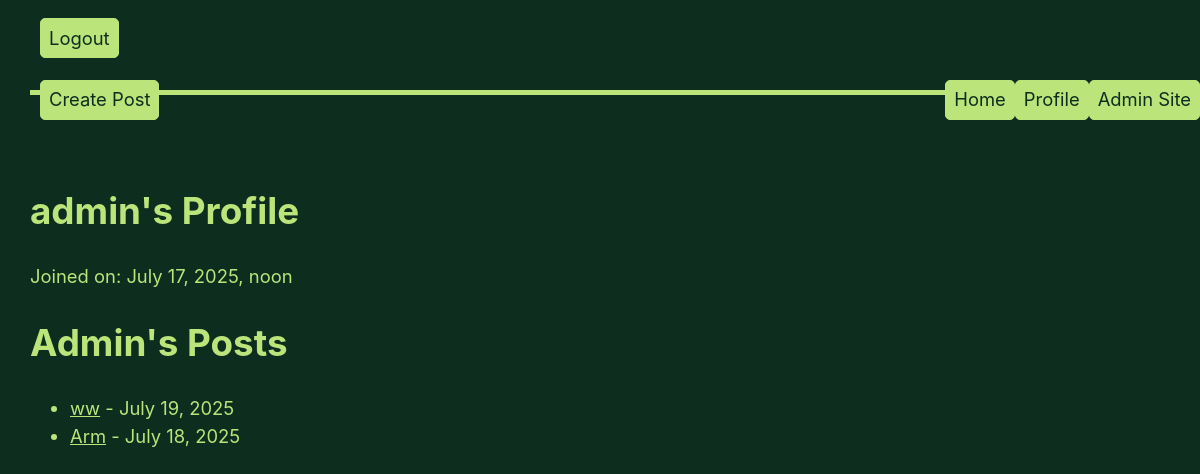
/profile/ (signed in), run on an earlier commit of the app's database.
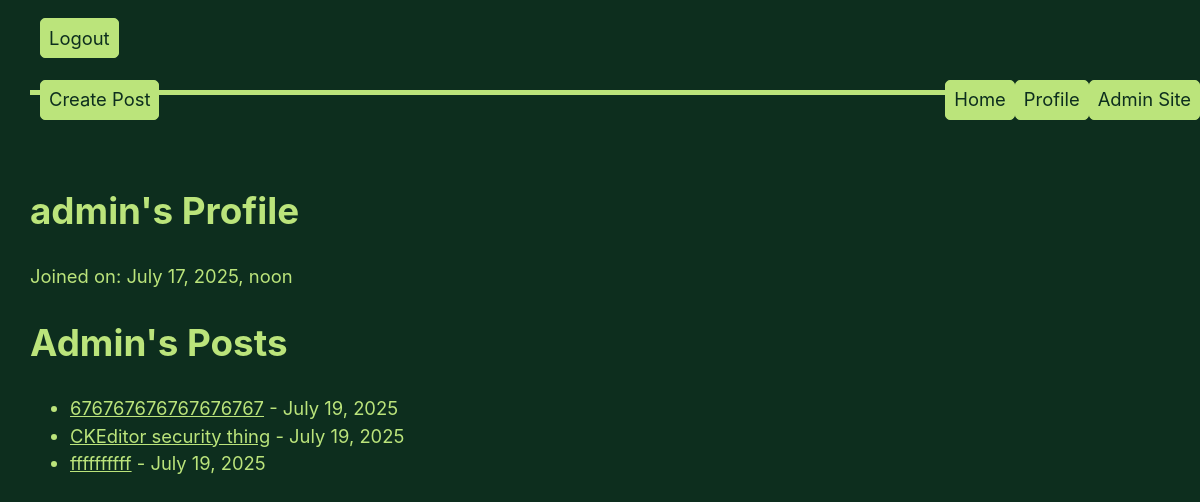
And on a later commit of the database.
### app/models.py (models this page shows, shortened)
class Post(models.Model):
    author = models.CharField(max_length=100, default='admin')
    title = models.CharField(max_length=255)
    image = models.ImageField(null=True, upload_to="media/")
    body = models.TextField(default="")
    created_on = models.DateTimeField(auto_now_add=True)
    last_modified = models.DateTimeField(auto_now=True)
    categories = models.ManyToManyField("Category", related_name="posts")
    is_private = models.BooleanField(default=False)

### app/views.py (the view)
# urls.py: path('profile/', views.profile, name='profile'),
def profile(request):
    if not request.user.is_authenticated:
        return redirect('login')
    context = {
        'user': request.user,
        'posts': Post.objects.filter(author=request.user.username).order_by('-created_on')
    }
    return render(request, 'profile.html', context)

### app/templates/app/profile.html
{% extends "base.html" %}
{% block page_content %}
<h1>{{ user.username }}'s Profile</h1>
<div>
    <p>Joined on: {{ user.date_joined }}</p>
</div>
<h1>{{ user.username.capitalize }}'s Posts</h1>
{% if posts %}
    <ul>
        {% for post in posts %}
            {% if not post.private %}
            <li>
                <a href="{% url 'post_detail' post.pk %}">{{ post.title }}</a> - {{ post.created_on.date }}
            </li>
            {% endif %}
        {% endfor %}
    </ul>
{% else %}
    <p>No posts available.</p>
{% endif %}
{% endblock page_content %}

### app/templates/app/base.html (shortened to what this page needs)
<head>
    {% load static %}
    <link rel="stylesheet" type="text/css" href="{% static 'style.css' %}">
<div id="navbar">
    {% block navbar %}
        {% if user.is_authenticated %}
            <form method="post" action="{% url 'logout' %}">
                {% if request.path == '/profile/' %}
                <button type="submit">Logout</button>
            {% endif %}
            </form>
            <a class="button" style="float: left;" href="{% url 'create_post' %}">Create Post</a>
            {% if user.is_staff %}
            <a class="button" href="/admin">Admin Site</a>
            {% endif %}
            <a class="button" href="{% url 'profile' %}">Profile</a>
        {% else %}
            <form action="{% url 'login' %}">
                <button href="{% url "login" %}" type="submit">login</button>
            </form>
            <a class="button" href="{% url 'register' %}">Register</a>
        {% endif %}
        <a class="button" href="{% url 'index' %}">Home</a>
    </div>
    <br><br>
    {% endblock navbar %}
</head>
{% block page_content %}
{% endblock page_content %}

### app/static/style.css (style rules this page uses)
a, a:visited { color: var(--accent); }
button, .button, a.button, input[type="submit"], input[type="reset"], input[type="button"] { border: 1px solid var(--accent); background-color: var(--accent); line-height: large; color: var(--accent-text); padding: 0.7rem 0.10rem; text-align: left; text-decoration: none; }
header > nav ul li,#navbar a { padding: 0.2rem 0.5rem; text-decoration: none; float: right; }
textarea, select, input, button, .button { font-size: inherit; border-radius: var(--standard-border-radius); box-shadow: none; max-width: 100%; margin-bottom: 0.25rem; padding: 0.5rem; font-family: inherit; display: inline-block; }
div { margin: 0.5rem 0; }
#navbar { border-bottom: 5px solid var(--border); padding: 10px; position: center; color: var(--text); top: 0; overflow: show; }
#navbar a { padding: 0.3rem 0.5rem; text-decoration: none; float: right; }

What changed in the data, as far as the page shows it:
removed Post: title "ww", created_on "July 19, 2025"
removed Post: title "Arm", created_on "July 18, 2025"
added Post: title "676767676767676767", created_on "July 19, 2025"
added Post: title "CKEditor security thing", created_on "July 19, 2025"
added Post: title "ffffffffff", created_on "July 19, 2025"
